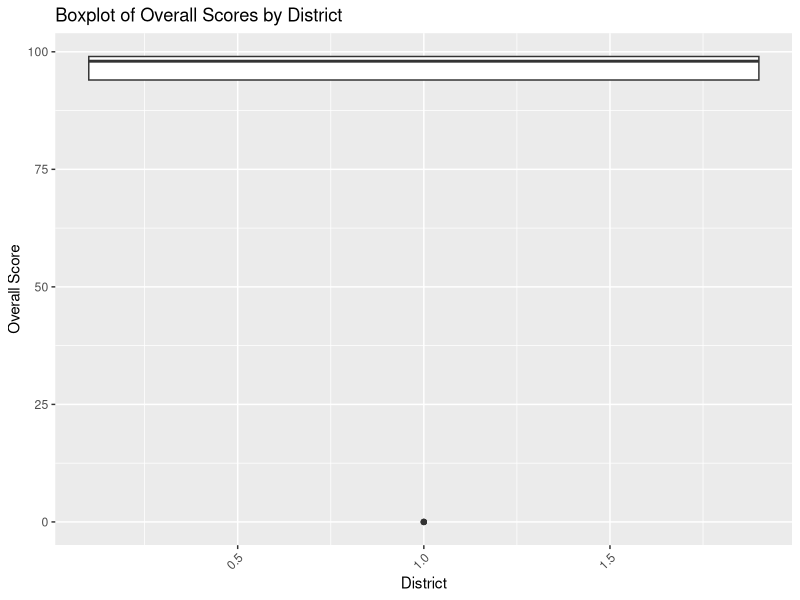

Generate this figure with R:
setwd("F:/github local/ANA515P-Exp-Practicum")
#import dataset
if (!require(readxl)) install.packages("readxl")
library(readxl)

data1 <- read_excel("file1.xlsx")
data2 <- read_excel("file2.xlsx")

# First, install and load the package
if (!require(lubridate)) install.packages("lubridate")
library(lubridate)

# Assuming Timestamp is character, convert it to datetime
data1$Timestamp <- ymd_hms(data1$Timestamp)

# Remove the time portion
data1$Timestamp <- floor_date(data1$Timestamp, "day")
data1$Timestamp <- as.Date(data1$Timestamp)
data2$Timestamp <- as.Date(data2$Timestamp)
head(data2)

# adjust the unit in Entering Grade Level
# First, load the dplyr package
if (!require(dplyr)) install.packages("dplyr")
library(dplyr)
# Now, mutate the column to replace the values
data1 <- data1 %>%
  mutate(`Entering Grade Level` = case_when(
    `Entering Grade Level` %in% c("K", "kinder", "kindergarten") ~ "0",
    `Entering Grade Level` == "first" ~ "1",
    `Entering Grade Level` == "second" ~ "2",
    TRUE ~ as.character(`Entering Grade Level`)
  ))

data2 <- data2 %>%
  mutate(`Entering Grade Level` = case_when(
    `Entering Grade Level` %in% c("K", "kinder", "kindergarten") ~ "0",
    `Entering Grade Level` == "first" ~ "1",
    `Entering Grade Level` == "second" ~ "2",
    TRUE ~ as.character(`Entering Grade Level`)
  ))

# Adjust the value Anderson in District
# Load the dplyr package
if (!require(dplyr)) install.packages("dplyr")
library(dplyr)
# Replace "Anderson" with "3"
data1$District[data1$District == "Anderson"] <- "3"
# Replace NA values with 0
data1$District[is.na(data1$District)] <- 0
data1$`OLSAT Verbal Percentile`[is.na(data1$`OLSAT Verbal Percentile`)] <- 0
data1$`NNAT Non Verbal Percentile`[is.na(data1$`NNAT Non Verbal Percentile`)] <- 0
# Convert the 'District' column to numeric
data1$District <- as.numeric(data1$District)
data1$`OLSAT Verbal Percentile` <- as.numeric(data1$`OLSAT Verbal Percentile`)
data1$`NNAT Non Verbal Percentile` <- as.numeric(data1$`NNAT Non Verbal Percentile`)

# Remove 13th and 14th columns
data2 <- data2[,-c(13, 14)]
# Combine the data
combined_data <- rbind(data1, data2)
# Write the combined data to a new file
write.csv(combined_data, "combined_file.csv")

# Filter the district is NA or overall Score is 0
if (!require(dplyr)) install.packages("dplyr")
library(dplyr)
filtered_data <- combined_data %>%
  filter(`Overall Score` == 0 | District == 0)
#use visuals (histogram, boxplot, graphs, …) to show the overall score under different districts
if (!require(ggplot2)) install.packages("ggplot2")
library(ggplot2)
ggplot(filtered_data, aes(x = District, y = `Overall Score`)) +
  geom_boxplot() +
  theme(axis.text.x = element_text(angle = 45, hjust = 1)) +
  labs(title = "Boxplot of Overall Scores by District", x = "District", y = "Overall Score")

